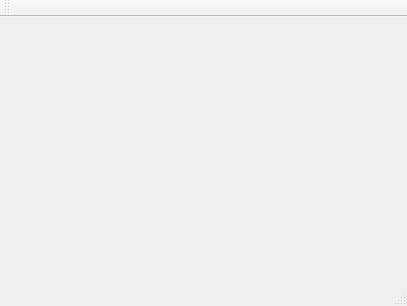
<?xml version="1.0" encoding="UTF-8"?>
<ui version="4.0">
 <class>MainWindow</class>
 <widget class="QMainWindow" name="MainWindow">
  <property name="geometry">
   <rect>
    <x>0</x>
    <y>0</y>
    <width>407</width>
    <height>306</height>
   </rect>
  </property>
  <property name="windowTitle">
   <string>MainWindow</string>
  </property>
  <widget class="QWidget" name="centralWidget"/>
  <widget class="QMenuBar" name="menuBar">
   <property name="geometry">
    <rect>
     <x>0</x>
     <y>0</y>
     <width>407</width>
     <height>26</height>
    </rect>
   </property>
  </widget>
  <widget class="QToolBar" name="mainToolBar">
   <attribute name="toolBarArea">
    <enum>TopToolBarArea</enum>
   </attribute>
   <attribute name="toolBarBreak">
    <bool>false</bool>
   </attribute>
  </widget>
  <widget class="QStatusBar" name="statusBar"/>
 </widget>
 <layoutdefault spacing="6" margin="11"/>
 <resources/>
 <connections/>
</ui>
